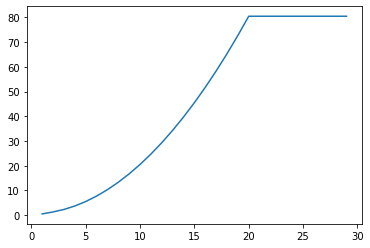

Python code for this plot:
import matplotlib.pyplot as plt
import pandas as pd

def exponentialBackoff(x):
   const = 0.5
   if(x==1):
       return const
   elif (x > 1 and x < 20):
       return 0.2 * x * x + const
   else:
       return 80 + const



xy = [(x, exponentialBackoff(x))for x in range(1, 30)]
xy = pd.DataFrame(xy, columns=(["x","y"]))
plt.plot(xy["x"],xy["y"])
